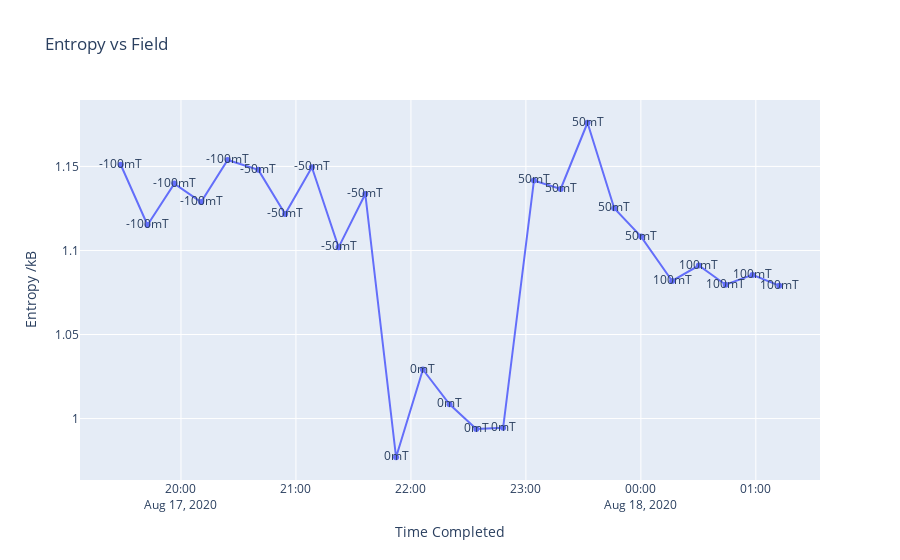

The cell this chart's notebook holds for it:
### Code cell
import plotly.express as px
fig = px.line(x=times, y=dss, labels={'x': 'Time Completed', 'y': 'Entropy /kB'}, title='Entropy vs Field', text=[f'{dat.Other.magy.field:.0f}mT' for dat in dats])
fig

### Figure 1 — Plotly figure (JSON) as saved in the notebook; plotly's stock layout.template omitted (floating-point values rounded to 4 significant figures)
{"data": [{"hovertemplate": "Time Completed=%{x}<br>Entropy /kB=%{y}<br>text=%{text}<extra></extra>", "legendgroup": "", "line": {"color": "#636efa", "dash": "solid"}, "mode": "lines+markers+text", "name": "", "orientation": "v", "showlegend": false, "text": ["-100mT", "-100mT", "-100mT", "-100mT", "-100mT", "-50mT", "-50mT", "-50mT", "-50mT", "-50mT", "0mT", "0mT", "0mT", "0mT", "0mT", "50mT", "50mT", "50mT", "50mT", "50mT", "100mT", "100mT", "100mT", "100mT", "100mT"], "type": "scatter", "x": ["2020-08-17T19:28:34", "2020-08-17T19:42:32", "2020-08-17T19:56:31", "2020-08-17T20:10:29", "2020-08-17T20:24:22", "2020-08-17T20:40:22", "2020-08-17T20:54:21", "2020-08-17T21:08:19", "2020-08-17T21:22:15", "2020-08-17T21:36:11", "2020-08-17T21:52:15", "2020-08-17T22:06:15", "2020-08-17T22:20:10", "2020-08-17T22:34:06", "2020-08-17T22:48:07", "2020-08-17T23:04:12", "2020-08-17T23:18:09", "2020-08-17T23:32:09", "2020-08-17T23:46:06", "2020-08-18T00:00:06", "2020-08-18T00:16:19", "2020-08-18T00:30:15", "2020-08-18T00:44:14", "2020-08-18T00:58:15", "2020-08-18T01:12:13"], "xaxis": "x", "y": [1.151, 1.115, 1.14, 1.129, 1.154, 1.148, 1.122, 1.15, 1.102, 1.134, 0.977, 1.029, 1.008, 0.9938, 0.9945, 1.142, 1.137, 1.176, 1.125, 1.108, 1.082, 1.091, 1.08, 1.085, 1.079], "yaxis": "y"}], "layout": {"autosize": true, "legend": {"tracegroupgap": 0}, "title": {"text": "Entropy vs Field"}, "xaxis": {"anchor": "y", "autorange": true, "domain": [0, 1], "range": ["2020-08-17 19:06:17.0729", "2020-08-18 01:34:29.9271"], "title": {"text": "Time Completed"}, "type": "date"}, "yaxis": {"anchor": "x", "autorange": true, "domain": [0, 1], "range": [0.9624, 1.191], "title": {"text": "Entropy /kB"}, "type": "linear"}}}
